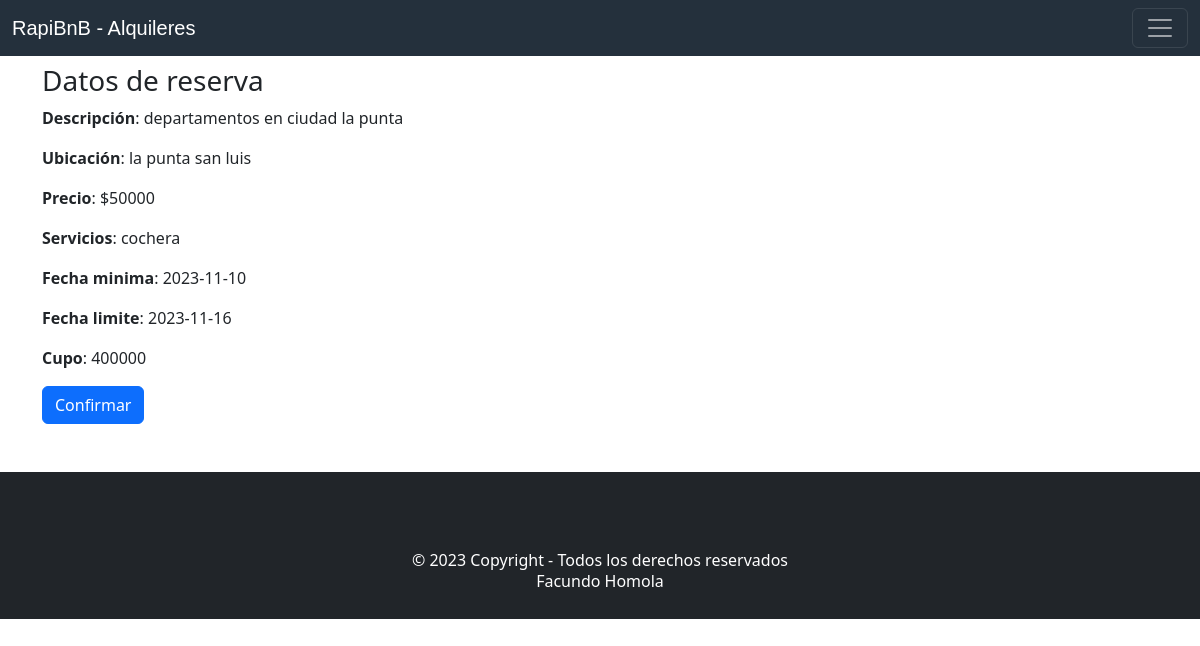
Screenshot of /reservar.php?idalquiler=27&solicitante=administrador&duenio=silvia60 (signed in) with the database file from the repository.
### tables this page shows
CREATE TABLE `alquileres` (
  `id` int(11) NOT NULL,
  `titulo` varchar(250) NOT NULL,
  `descripcion` text NOT NULL,
  `ubicacion` varchar(250) NOT NULL,
  `servicios` varchar(250) NOT NULL,
  `costo` int(11) NOT NULL,
  `tminimo` date NOT NULL,
  `tmaximo` date NOT NULL,
  `cupo` int(11) NOT NULL,
  `id_user` int(11) NOT NULL,
  `estado_alquiler` int(11) NOT NULL
);

### reservar.php (the view, shortened to what this page needs)
<!DOCTYPE html>
<html lang="en">
<head>
    <link href="css/bootstrap.min.css" rel="stylesheet">
    <link href="css/style.css" rel="stylesheet">
</head>
<body>
<?php
    require('includes/header.php');
?>
<?php
$idalquiler = $_GET['idalquiler'];
$solicitante = $_GET['solicitante'];
$duenio = $_GET['duenio'];
if (strcmp($solicitante, $duenio) != 0 ) {
    $sql_alquiler = "SELECT * FROM alquileres WHERE id='$idalquiler'";
    $consulta_alquiler = mysqli_query($conexion, $sql_alquiler);
    $mostrar_alquiler = mysqli_fetch_array($consulta_alquiler);
?>
<div class="container-lg">
    <div class="row">
        <div class="col-12 col-md-12 col-lg-12 col-sm-12">
            <form class="form mt-2 mb-4" action="" method="post">
            <h3>Datos de reserva</h3>
            <p><b>Descripción</b>: <?php echo $mostrar_alquiler['descripcion']; ?></p>
            <p><b>Ubicación</b>: <?php echo $mostrar_alquiler['ubicacion']; ?></p>
            <p><b>Precio</b>: $<?php echo $mostrar_alquiler['costo']; ?></p>
            <p><b>Servicios</b>: <?php echo $mostrar_alquiler['servicios']; ?></p>
            <p><b>Fecha minima</b>: <?php echo $mostrar_alquiler['tminimo']; ?></p>
            <p><b>Fecha limite</b>: <?php echo $mostrar_alquiler['tmaximo']; ?></p>
            <p><b>Cupo</b>: <?php echo $mostrar_alquiler['cupo']; ?></p>
            <input type="submit" value="Confirmar" name="confirmar" class="btn btn-primary">
        </form>
        </div>
    </div>
</div>
<?php
}
?>
<?php
    require('includes/footer.php');
?>
</body>
</html>

### css/style.css (style rules this page uses)
* { margin: 0; padding: 0; box-sizing: border-box; }

### rows the page displays
alquileres: descripcion "departamentos en ciudad la punta", ubicacion "la punta san luis", costo "50000", servicios "cochera", tminimo "2023-11-10", tmaximo "2023-11-16", cupo "400000"
